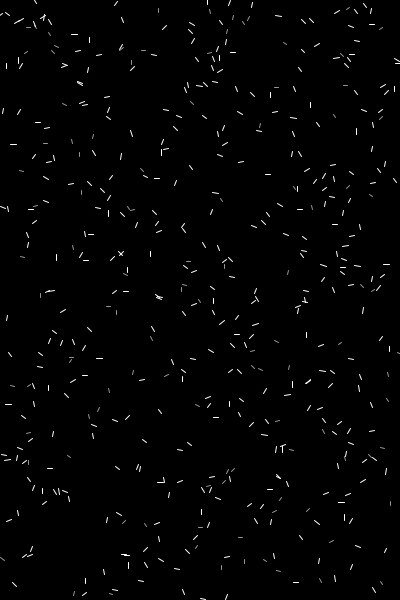
Frame 1 (no input)
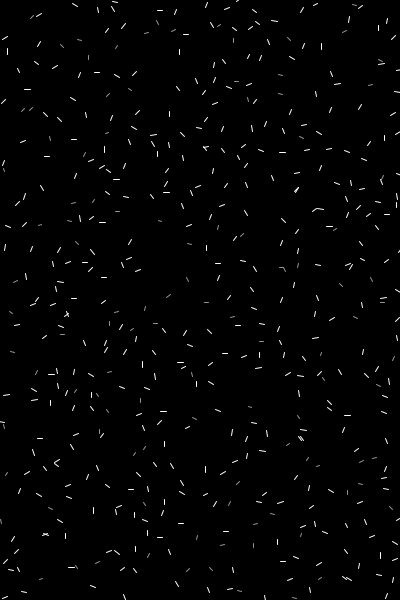
Frame 60 (the mouse pressed at the canvas centre just before this capture)
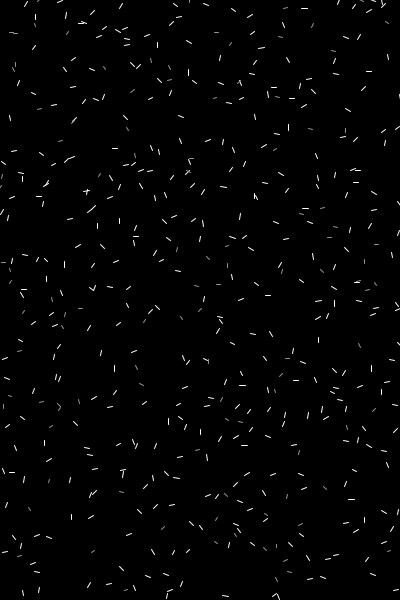
Frame 120 (the mouse held since frame 60 and released just before this capture)

The Processing sketch that drew these frames (run headless with seeded random() and noise(); from frame 60 on, the mouse is pressed at the canvas centre):

// Processing sketch: processing_167140
// ── processing_167140.pde

// This sketch is modified based on this flocking sketch
//http://www.openprocessing.org/sketch/48729
//Still cannot get many parts

ArrayList cells = new ArrayList();
//From Reference: An ArrayList stores a variable number of objects. This is similar to making an array of objects, but with an ArrayList, items can be easily added and removed from the ArrayList and it is resized dynamically. This can be very convenient, but it's slower than making an array of objects when using many elements. Note that for resizable lists of integers, floats, and Strings, you can use the Processing classes IntList, FloatList, and StringList.
Cells cc;
int amount = 500;
float vinit = 4.0;
float vmax = vinit*5;
float timeStep = 0.3;
float range = 18;
float lenA = 8;
float lenB = 6;
void setup()
{
  size(400, 600);
  background(255);
  smooth();


  for (int i=0; i<amount; i++)
  {
    int type = (random(10)<8) ? 1 : 2;
    cells.add(new Cells(type, random(width), random(height), random(2*PI)));
  }
}

void draw()
{
  background(0);

  for (int i=0; i<cells.size(); i++)
  {
    cc = (Cells) cells.get(i);
    cc.update();
    cc.display();
  }
  cc.interact();
}
class Cells 
{
  
  int type;
  PVector pos;
  color c;
  float l;
  float t;
  PVector r;
  PVector v;
   
  Cells(int _type, float _x, float _y, float _t)
  {
    type = _type;
    pos = new PVector(_x, _y);
    t = _t;
     
    if (type == 1)
    {  c = (255);
       l = lenA;  }   
    if (type == 2)
    {  c = (150);
       l = lenB;  }
        
    r = new PVector(l*cos(t), l*sin(t));
    v = new PVector(vinit*cos(t), vinit*sin(t));
  }
  
  void interact()
{
  Cells cellA;
  Cells cellB;
  PVector pab;
  PVector pabnorm;
  float d;
   
  for (int i=0; i<cells.size(); i++)
  {
    cellA = (Cells) cells.get(i);
    for (int j=i+1; j<cells.size(); j++)
    {
      cellB = (Cells) cells.get(j);
      pab = PVector.sub(cellB.pos, cellA.pos);
      d = pab.mag();
       
      if (d < range)
      {
        pab.normalize();//??? what is this
        if (d < 8)  {  d = 8;  }
        cellA.v.add(PVector.sub(PVector.div(pab.cross(cellA.r).cross(pab),d*cellA.l), pab));
        cellB.v.add(PVector.add(PVector.div(pab.cross(cellB.r).cross(pab),d*cellB.l), pab));
   
    } 
    }
  }
}
   
  void update()
  {
    pos.add(PVector.mult(v, timeStep));
    t = atan((v.y)/(v.x));
    r.x = l*cos(t);
    r.y = l*sin(t);
    if (v.mag() > vmax)
    {  v.mult(0.8);  }
    if (pos.x < 0) 
    {  pos.x += width;  }
    if (pos.y < 0) 
    {  pos.y += height;  }
    if (pos.x > width) 
    {  pos.x -= width;  }
    if (pos.y > height) 
    {  pos.y -= height;  }
    
  }
  
  void display(){
     
    strokeWeight(1);
    stroke(c);
    float a = l*cos(t)/3.0;
    float b = l*sin(t)/3.0;
    line(pos.x-a,pos.y-b, pos.x+a,pos.y+b);
  }
}
